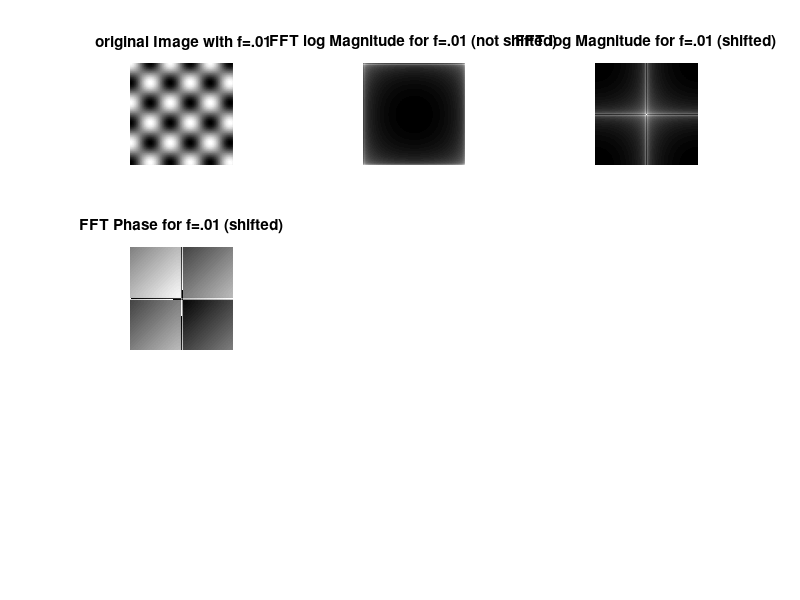

MATLAB code for this plot:

clc;
clear;
close all;
f1=.01;
f2=.48;
 m=1:256;
  n=1:256;
        F1=128+127*cos(2*pi*f1*m')*cos(2*pi*f1*n);
        F2=128+127*cos(2*pi*f2*m')*cos(2*pi*f2*n);
subplot(1,2,1), imshow (uint8(F1),[]);title ('f=.01')
subplot(1,2,2), imshow (uint8(F2),[]);title ('f=.48')
 fft_img1 = fft2(F1);
  fft_img2 = fft2(F2);
    subplot(331); imshow(uint8(F1),[]); title(' original Image with f=.01');  
    subplot(332); imshow(log10(abs(fft_img1)),[]); title('FFT log Magnitude for f=.01 (not shifted)');
    subplot(333); imshow(fftshift(log10(abs(fft_img1))),[]); title('FFT log Magnitude for f=.01 (shifted)');
    subplot(334); imshow(fftshift((angle(fft_img1)+3.14)/6.28),[]); title('FFT Phase for f=.01 (shifted)');
    